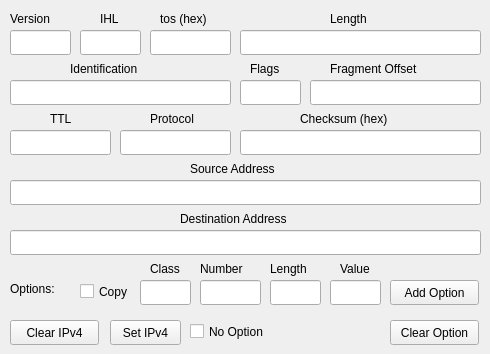
    <widget class="QWidget" name="tab_4">
     <attribute name="title">
      <string>IPv4</string>
     </attribute>
     <widget class="QLabel" name="label_23">
      <property name="geometry">
       <rect>
        <x>160</x>
        <y>10</y>
        <width>61</width>
        <height>17</height>
       </rect>
      </property>
      <property name="text">
       <string>tos (hex)</string>
      </property>
     </widget>
     <widget class="QLineEdit" name="IHL">
      <property name="geometry">
       <rect>
        <x>80</x>
        <y>30</y>
        <width>61</width>
        <height>25</height>
       </rect>
      </property>
      <property name="alignment">
       <set>Qt::AlignCenter</set>
      </property>
     </widget>
     <widget class="QLineEdit" name="dscpIP">
      <property name="geometry">
       <rect>
        <x>150</x>
        <y>30</y>
        <width>81</width>
        <height>25</height>
       </rect>
      </property>
      <property name="alignment">
       <set>Qt::AlignCenter</set>
      </property>
     </widget>
     <widget class="QLabel" name="label_11">
      <property name="geometry">
       <rect>
        <x>10</x>
        <y>10</y>
        <width>61</width>
        <height>17</height>
       </rect>
      </property>
      <property name="text">
       <string>Version</string>
      </property>
     </widget>
     <widget class="QLabel" name="label_12">
      <property name="geometry">
       <rect>
        <x>100</x>
        <y>10</y>
        <width>21</width>
        <height>17</height>
       </rect>
      </property>
      <property name="text">
       <string>IHL</string>
      </property>
     </widget>
     <widget class="QLineEdit" name="versionIP">
      <property name="geometry">
       <rect>
        <x>10</x>
        <y>30</y>
        <width>61</width>
        <height>25</height>
       </rect>
      </property>
      <property name="alignment">
       <set>Qt::AlignCenter</set>
      </property>
     </widget>
     <widget class="QLineEdit" name="lenIP">
      <property name="geometry">
       <rect>
        <x>240</x>
        <y>30</y>
        <width>241</width>
        <height>25</height>
       </rect>
      </property>
      <property name="alignment">
       <set>Qt::AlignCenter</set>
      </property>
     </widget>
     <widget class="QLabel" name="label_13">
      <property name="geometry">
       <rect>
        <x>330</x>
        <y>10</y>
        <width>51</width>
        <height>17</height>
       </rect>
      </property>
      <property name="text">
       <string>Length</string>
      </property>
     </widget>
     <widget class="QLineEdit" name="idIP">
      <property name="geometry">
       <rect>
        <x>10</x>
        <y>80</y>
        <width>221</width>
        <height>25</height>
       </rect>
      </property>
      <property name="alignment">
       <set>Qt::AlignCenter</set>
      </property>
     </widget>
     <widget class="QLabel" name="label_14">
      <property name="geometry">
       <rect>
        <x>70</x>
        <y>60</y>
        <width>91</width>
        <height>17</height>
       </rect>
      </property>
      <property name="text">
       <string>Identification</string>
      </property>
     </widget>
     <widget class="QLineEdit" name="offsetIP">
      <property name="geometry">
       <rect>
        <x>310</x>
        <y>80</y>
        <width>171</width>
        <height>25</height>
       </rect>
      </property>
      <property name="alignment">
       <set>Qt::AlignCenter</set>
      </property>
     </widget>
     <widget class="QLabel" name="label_15">
      <property name="geometry">
       <rect>
        <x>330</x>
        <y>60</y>
        <width>121</width>
        <height>17</height>
       </rect>
      </property>
      <property name="text">
       <string>Fragment Offset</string>
      </property>
     </widget>
     <widget class="QLineEdit" name="flagsIP">
      <property name="geometry">
       <rect>
        <x>240</x>
        <y>80</y>
        <width>61</width>
        <height>25</height>
       </rect>
      </property>
      <property name="alignment">
       <set>Qt::AlignCenter</set>
      </property>
     </widget>
     <widget class="QLabel" name="label_24">
      <property name="geometry">
       <rect>
        <x>250</x>
        <y>60</y>
        <width>41</width>
        <height>17</height>
       </rect>
      </property>
      <property name="text">
       <string>Flags</string>
      </property>
     </widget>
     <widget class="QLineEdit" name="TTL">
      <property name="geometry">
       <rect>
        <x>10</x>
        <y>130</y>
        <width>101</width>
        <height>25</height>
       </rect>
      </property>
      <property name="alignment">
       <set>Qt::AlignCenter</set>
      </property>
     </widget>
     <widget class="QLabel" name="label_16">
      <property name="geometry">
       <rect>
        <x>50</x>
        <y>110</y>
        <width>31</width>
        <height>17</height>
       </rect>
      </property>
      <property name="text">
       <string>TTL</string>
      </property>
     </widget>
     <widget class="QLineEdit" name="protocolIP">
      <property name="geometry">
       <rect>
        <x>120</x>
        <y>130</y>
        <width>111</width>
        <height>25</height>
       </rect>
      </property>
      <property name="alignment">
       <set>Qt::AlignCenter</set>
      </property>
     </widget>
     <widget class="QLabel" name="label_17">
      <property name="geometry">
       <rect>
        <x>150</x>
        <y>110</y>
        <width>61</width>
        <height>17</height>
       </rect>
      </property>
      <property name="text">
       <string>Protocol</string>
      </property>
     </widget>
     <widget class="QLineEdit" name="checkIP">
      <property name="geometry">
       <rect>
        <x>240</x>
        <y>130</y>
        <width>241</width>
        <height>25</height>
       </rect>
      </property>
      <property name="text">
       <string/>
      </property>
      <property name="alignment">
       <set>Qt::AlignCenter</set>
      </property>
      <property name="readOnly">
       <bool>false</bool>
      </property>
     </widget>
     <widget class="QLabel" name="label_18">
      <property name="geometry">
       <rect>
        <x>300</x>
        <y>110</y>
        <width>111</width>
        <height>17</height>
       </rect>
      </property>
      <property name="text">
       <string>Checksum (hex)</string>
      </property>
     </widget>
     <widget class="QLabel" name="label_19">
      <property name="geometry">
       <rect>
        <x>190</x>
        <y>160</y>
        <width>111</width>
        <height>17</height>
       </rect>
      </property>
      <property name="text">
       <string>Source Address</string>
      </property>
     </widget>
     <widget class="QLineEdit" name="srcIP">
      <property name="geometry">
       <rect>
        <x>10</x>
        <y>180</y>
        <width>471</width>
        <height>25</height>
       </rect>
      </property>
      <property name="inputMask">
       <string/>
      </property>
      <property name="text">
       <string/>
      </property>
      <property name="alignment">
       <set>Qt::AlignCenter</set>
      </property>
      <property name="placeholderText">
       <string notr="true"/>
      </property>
     </widget>
     <widget class="QLabel" name="label_20">
      <property name="geometry">
       <rect>
        <x>180</x>
        <y>210</y>
        <width>141</width>
        <height>17</height>
       </rect>
      </property>
      <property name="text">
       <string>Destination Address</string>
      </property>
     </widget>
     <widget class="QLineEdit" name="destIP">
      <property name="geometry">
       <rect>
        <x>10</x>
        <y>230</y>
        <width>471</width>
        <height>25</height>
       </rect>
      </property>
      <property name="alignment">
       <set>Qt::AlignCenter</set>
      </property>
     </widget>
     <widget class="QPushButton" name="clearIP">
      <property name="geometry">
       <rect>
        <x>10</x>
        <y>320</y>
        <width>89</width>
        <height>25</height>
       </rect>
      </property>
      <property name="text">
       <string>Clear IPv4</string>
      </property>
     </widget>
     <widget class="QPushButton" name="setIP">
      <property name="geometry">
       <rect>
        <x>110</x>
        <y>320</y>
        <width>71</width>
        <height>25</height>
       </rect>
      </property>
      <property name="text">
       <string>Set IPv4</string>
      </property>
     </widget>
     <widget class="QCheckBox" name="copyIP">
      <property name="geometry">
       <rect>
        <x>80</x>
        <y>280</y>
        <width>61</width>
        <height>23</height>
       </rect>
      </property>
      <property name="text">
       <string>Copy</string>
      </property>
     </widget>
     <widget class="QCheckBox" name="nooptIP">
      <property name="geometry">
       <rect>
        <x>190</x>
        <y>320</y>
        <width>92</width>
        <height>23</height>
       </rect>
      </property>
      <property name="text">
       <string>No Option</string>
      </property>
     </widget>
     <widget class="QLineEdit" name="classIP">
      <property name="geometry">
       <rect>
        <x>140</x>
        <y>280</y>
        <width>51</width>
        <height>25</height>
       </rect>
      </property>
      <property name="alignment">
       <set>Qt::AlignCenter</set>
      </property>
     </widget>
     <widget class="QLabel" name="label_46">
      <property name="geometry">
       <rect>
        <x>150</x>
        <y>260</y>
        <width>41</width>
        <height>17</height>
       </rect>
      </property>
      <property name="text">
       <string>Class</string>
      </property>
     </widget>
     <widget class="QLineEdit" name="numIP">
      <property name="geometry">
       <rect>
        <x>200</x>
        <y>280</y>
        <width>61</width>
        <height>25</height>
       </rect>
      </property>
      <property name="alignment">
       <set>Qt::AlignCenter</set>
      </property>
     </widget>
     <widget class="QLabel" name="label_47">
      <property name="geometry">
       <rect>
        <x>200</x>
        <y>260</y>
        <width>61</width>
        <height>17</height>
       </rect>
      </property>
      <property name="text">
       <string>Number</string>
      </property>
     </widget>
     <widget class="QLineEdit" name="lenoptIP">
      <property name="geometry">
       <rect>
        <x>270</x>
        <y>280</y>
        <width>51</width>
        <height>25</height>
       </rect>
      </property>
      <property name="alignment">
       <set>Qt::AlignCenter</set>
      </property>
     </widget>
     <widget class="QLabel" name="label_48">
      <property name="geometry">
       <rect>
        <x>270</x>
        <y>260</y>
        <width>51</width>
        <height>17</height>
       </rect>
      </property>
      <property name="text">
       <string>Length</string>
      </property>
     </widget>
     <widget class="QLineEdit" name="valopIP">
      <property name="geometry">
       <rect>
        <x>330</x>
        <y>280</y>
        <width>51</width>
        <height>25</height>
       </rect>
      </property>
      <property name="alignment">
       <set>Qt::AlignCenter</set>
      </property>
     </widget>
     <widget class="QLabel" name="label_49">
      <property name="geometry">
       <rect>
        <x>340</x>
        <y>260</y>
        <width>41</width>
        <height>17</height>
       </rect>
      </property>
      <property name="text">
       <string>Value</string>
      </property>
     </widget>
     <widget class="QPushButton" name="addoptIP">
      <property name="geometry">
       <rect>
        <x>390</x>
        <y>280</y>
        <width>89</width>
        <height>25</height>
       </rect>
      </property>
      <property name="text">
       <string>Add Option</string>
      </property>
     </widget>
     <widget class="QLabel" name="label_50">
      <property name="geometry">
       <rect>
        <x>10</x>
        <y>280</y>
        <width>67</width>
        <height>17</height>
       </rect>
      </property>
      <property name="text">
       <string>Options:</string>
      </property>
     </widget>
     <widget class="QPushButton" name="clearopIP">
      <property name="geometry">
       <rect>
        <x>390</x>
        <y>320</y>
        <width>89</width>
        <height>25</height>
       </rect>
      </property>
      <property name="text">
       <string>Clear Option</string>
      </property>
     </widget>
    </widget>
